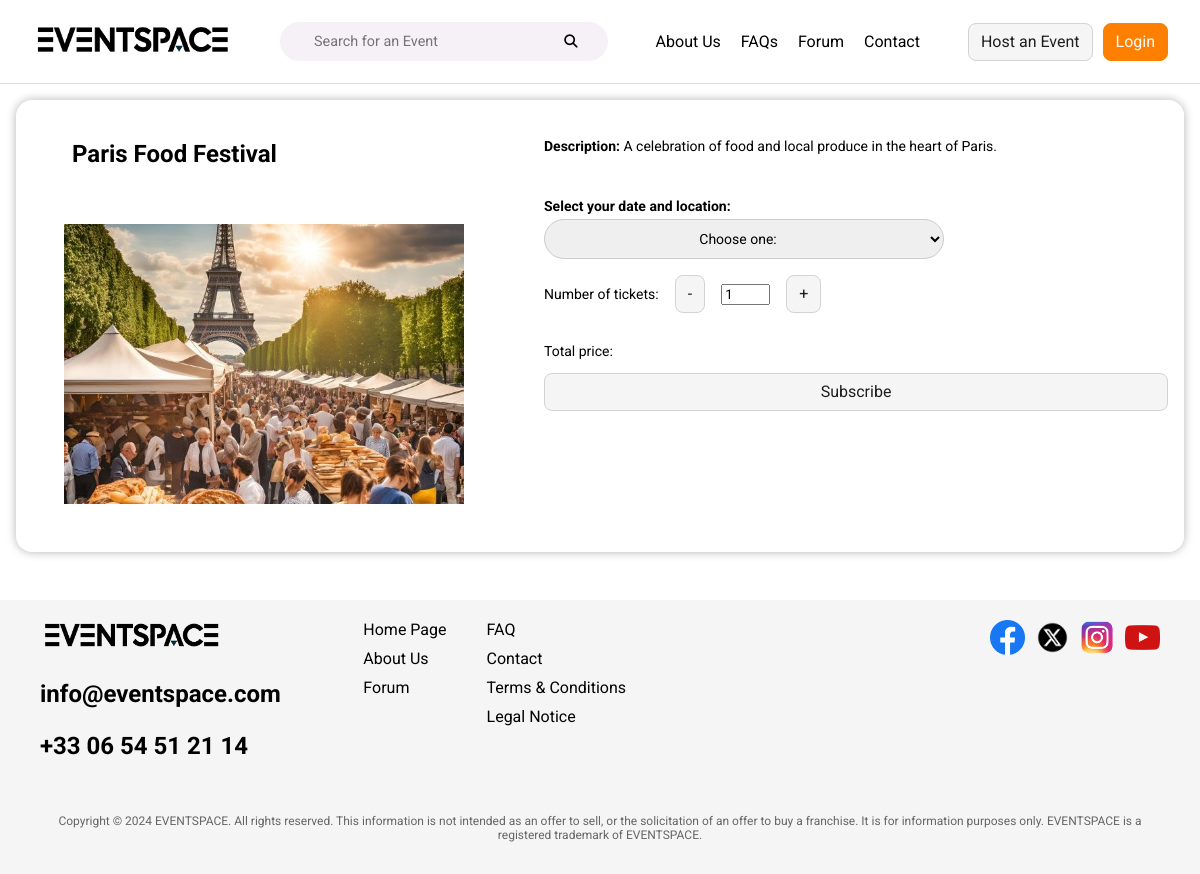
/server/views/event-details.php?id=1, run on the app's committed database.
### tables this page shows
CREATE TABLE `event` (
  `id` int(11) NOT NULL,
  `name` varchar(100) NOT NULL,
  `description` text,
  `coverPhoto` varchar(255) DEFAULT NULL,
  `creationTimestamp` timestamp NOT NULL DEFAULT CURRENT_TIMESTAMP,
  `isApproved` tinyint(1) NOT NULL DEFAULT '0'
);

### server/controllers/event-details.php (called while the page is built, shortened)
<?php
include(__DIR__ . "/../db_connection.php");
include(__DIR__ . "/../models/event.php");
$eventId = isset($_GET['id']) ? intval($_GET['id']) : 0;
$eventData = getEventData($conn, $eventId);
?>

### server/models/event.php (called while the page is built, shortened)
<?php
function getEventData($conn, $eventId): array {
    $sql = "SELECT name, description, coverPhoto FROM event WHERE id = ?";
    $stmt = $conn->prepare($sql);
    $stmt->bind_param("i", $eventId);
    $stmt->execute();
    $result = $stmt->get_result();
    return $result->fetch_assoc() ?: ["name" => "Event Not Found", "description" => "", "coverPhoto" => ""];
}
?>

### server/views/event-details.php (the view, shortened to what this page needs)
<?php include "../controllers/event-details.php"; ?>
<?php include_once '../components/header.php'; ?>
<main>
    <div class="event-container">
        <section class="event-header">
            <div class="event-name">
                <p class="text-xl"><strong><?= htmlspecialchars($eventData['name']); ?></strong></p>
            </div>
            <div class="event-image">
                <img class="image-class" src="<?= htmlspecialchars($eventData['coverPhoto']); ?>" alt="Event Image">
            </div>
        </section>
        <section class="event-information">
            <section class="event-description">
                    <p class="text-sm"><strong>Description: </strong><?= htmlspecialchars($eventData['description']); ?></p>
            </section>
            <section class="event-subscription">
                <form method="POST" action="">
                    <div class="event-selector">
                        <p class="text-sm">Select your date and location:</p>
                        <select id="event-selector" name="event-selector" onchange="updateCapacity(); enableSubscribeButton();">
                            <option value disabled selected>Choose one:</option>
                        </select>
                    </div>
                    <div class="subscription-details">
                        <div class="ticket-quantity">
                            <p class="text-sm">Number of tickets:</p>
                            <button class="btn" type="button" onclick="document.getElementById('ticket-quantity').stepDown(); updateTotalPrice();">-</button>
                            <input type="number" id="ticket-quantity" name="ticket-quantity" value="1" min="1" max="10" onchange="updateTotalPrice();">
                            <button class="btn" type="button" onclick="document.getElementById('ticket-quantity').stepUp(); updateTotalPrice();">+</button>
                        </div>
                        <div id="total-price">
                            <p class="text-sm">Total price: <span id="event-price"></span></p>
                        </div>
                        <?php if (!isset($showWaitlistButton) || !$showWaitlistButton): ?>
                            <button class="btn" type="submit" name="subscribe">Subscribe</button>
                        <?php else: ?>
                            <button class="btn" type="submit" name="join-waitlist" onclick="alert('You have joined the waitlist!');">Join Waitlist</button>
                        <?php endif; ?>
                    </div>
                </form>
            </section>
        </section>
    </div>
</main>
<?php include_once '../components/footer.php'; ?>
</body>
</html>

### server/styles/common.css (style rules this page uses)
body { margin: 0; padding: 0; }
:root { --primary-color: #ff7f00; --primary-color-hover: #e67300; --primary-color-active: #cc6600; --border-color: #d3d3d3; --border-color-hover: #c6c6c6; --border-color-active: #8a8a8a; }
* { font-family: "Roboto", sans-serif; }
.btn { display: inline-block; font-weight: 400; color: #1e1e1e; background-color: #f5f5f5; border: 1px solid var(--border-color); padding: 0.375rem 0.75rem; font-size: 1rem; line-height: 1.5; border-radius: 0.5rem; text-align: center; text-decoration: none; text-wrap: none; white-space: nowrap; cursor: pointer; transition: color 0.15s ease-in-out, background-color 0.15s ease-in-out, border-color 0.15s ease-in-out, box-shadow 0.15s ease-in-out; }
.text-sm { font-size: 0.875rem; }
.text-xl { font-size: 1.5rem; }

### server/styles/event-details.css (style rules this page uses)
.event-container { display: flex; flex-direction: row; margin: 1rem; border-radius: 1rem; box-shadow: 0 0 10px rgba(0, 0, 0, 0.3); }
.event-header { flex: 1; display: flex; flex-direction: column; justify-content: flex-start; align-items: center; padding: 1rem; border-radius: 1rem 0 0 1rem; }
.event-name { margin-left: 5rem; width: 100%; }
.event-image { margin: 2rem; display: flex; justify-content: center; align-items: center; }
.image-class { width: 400px; height: 280px; object-fit: cover; }
.event-information { flex: 2; display: flex; flex-direction: column; justify-content: flex-start; margin-left: 1rem; padding: 1rem; background-color: #ffffff; border-radius: 0 1rem 1rem 0; }
.event-information section { padding: 0.25rem 0; margin: 0.25rem 0; }
.event-description { margin-top: 0.5rem; }
.event-subscription { gap: 20px; }
.subscription-details { display: flex; flex-direction: column; justify-content: space-between; }
.event-selector { display: flex; flex-direction: column; }
.event-selector p { margin-bottom: 5px; font-weight: bold; }
.event-selector select { width: 400px; padding: 10px; font-size: 0.875rem; text-align: center; border: 1px solid #ccc; border-radius: 20px; box-sizing: border-box; }
.ticket-quantity { display: flex; align-items: center; }
.ticket-quantity button { margin: 1rem; }

### data on the page
event: name "Paris Food Festival", coverPhoto (picture), description "A celebration of food and local produce in the heart of Paris."
